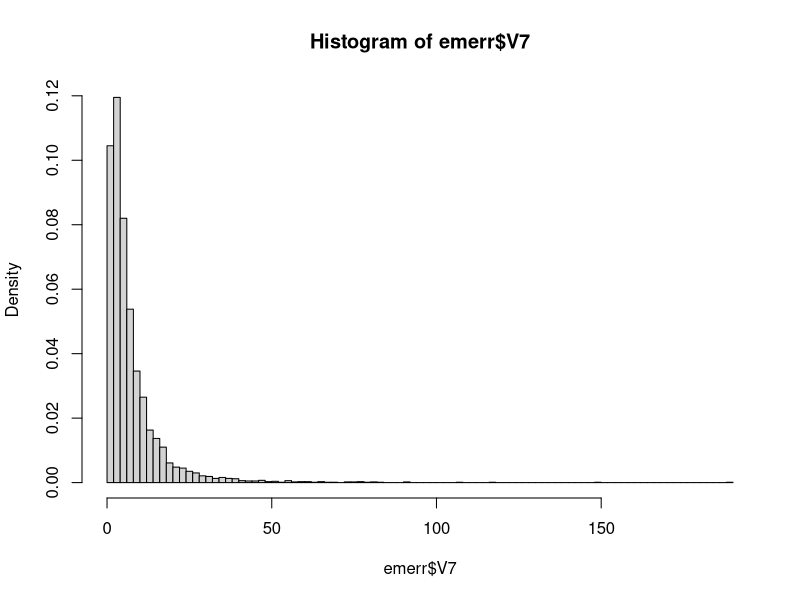

The R script that drew this image:
setwd("~/Summer 2014/REU")
emerr<-read.csv('emerror.csv',header=FALSE,sep=' ')
summary(emerr)
var(emerr$V7)
hist(emerr$V7,probability=TRUE,breaks=100)
wilcox.test(log(emerr$V7))